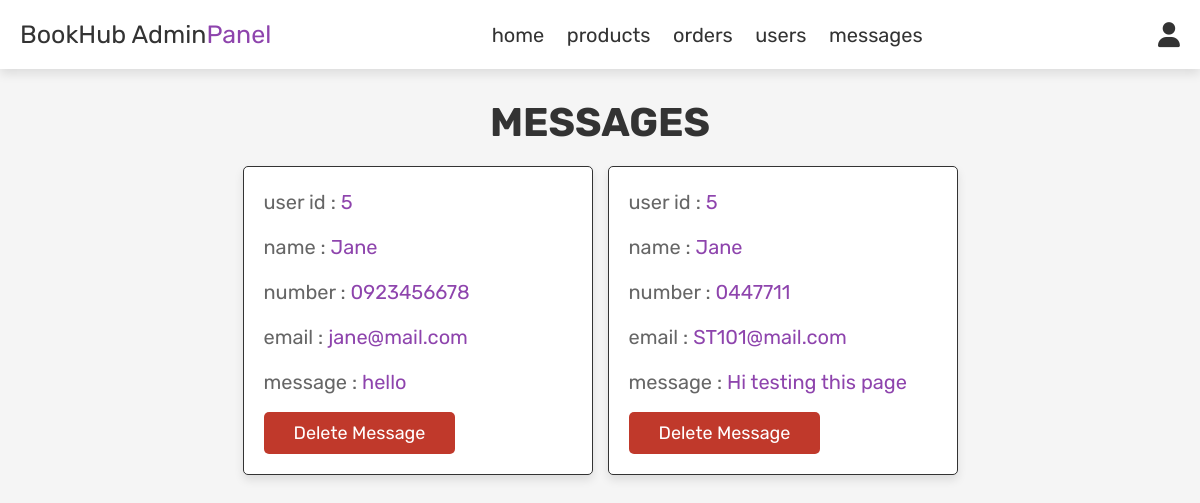
Screenshot of /admin/admin_contacts.php (signed in) with the database file from the repository.
### tables this page shows
CREATE TABLE `message` (
  `id` int(100) NOT NULL,
  `user_id` int(100) NOT NULL,
  `name` varchar(100) NOT NULL,
  `email` varchar(100) NOT NULL,
  `number` varchar(12) NOT NULL,
  `message` varchar(500) NOT NULL
);

### admin/admin_contacts.php (the view, shortened to what this page needs)
<?php
include '../DBConn.php';
?>
<!DOCTYPE html>
<html lang="en">
<head>
   <link rel="stylesheet" href="https://cdnjs.cloudflare.com/ajax/libs/font-awesome/6.0.0/css/all.min.css">
   <link rel="stylesheet" href="css/admin_style.css">
</head>
<body>
<?php include 'admin_header.php'; ?>
<section class="messages">
   <h1 class="title"> messages </h1>
   <div class="box-container">
   <?php
      $select_message = mysqli_query($conn, "SELECT * FROM `message`") or die('query failed');
      if(mysqli_num_rows($select_message) > 0){
         while($fetch_message = mysqli_fetch_assoc($select_message)){
   ?>
   <div class="box">
      <p> user id : <span><?php echo $fetch_message['user_id']; ?></span> </p>
      <p> name : <span><?php echo $fetch_message['name']; ?></span> </p>
      <p> number : <span><?php echo $fetch_message['number']; ?></span> </p>
      <p> email : <span><?php echo $fetch_message['email']; ?></span> </p>
      <p> message : <span><?php echo $fetch_message['message']; ?></span> </p>
      <a href="admin_contacts.php?delete=<?php echo $fetch_message['id']; ?>" onclick="return confirm('delete this message?');" class="delete-btn">delete message</a>
   </div>
   <?php
      };
   }else{
      echo '<p class="empty">you have no messages!</p>';
   }
   ?>
   </div>
</section>
</body>
</html>

### admin/css/admin_style.css (style rules this page uses)
:root { --purple:#8e44ad; --red:#c0392b; --orange:#f39c12; --black:#333; --white:#fff; --light-color:#666; --light-white:#ccc; --light-bg:#f5f5f5; --border:.1rem solid var(--black); --box-shadow:0 .5rem 1rem rgba(0,0,0,.1); }
* { font-family: 'Rubik', sans-serif; margin:0; padding:0; box-sizing: border-box; outline: none; border:none; text-decoration: none; transition:all .2s linear; }
html { font-size: 62.5%; overflow-x: hidden; }
body { background-color: var(--light-bg); }
section { padding:3rem 2rem; }
.title { text-align: center; margin-bottom: 2rem; text-transform: uppercase; color:var(--black); font-size: 4rem; }
.btn, .option-btn, .delete-btn, .white-btn { display: inline-block; margin-top: 1rem; padding:1rem 3rem; cursor: pointer; color:var(--white); font-size: 1.8rem; border-radius: .5rem; text-transform: capitalize; }
.delete-btn { background-color: var(--red); }
.messages .box-container { display: grid; grid-template-columns: repeat(auto-fit, 35rem); justify-content: center; gap:1.5rem; max-width: 1200px; margin:0 auto; align-items: flex-start; }
.messages .box-container .box { background-color: var(--white); padding:2rem; border:var(--border); box-shadow: var(--box-shadow); border-radius: .5rem; }
.messages .box-container .box p { padding-bottom: 1.5rem; font-size: 2rem; color:var(--light-color); line-height: 1.5; }
.messages .box-container .box p span { color:var(--purple); }
.messages .box-container .box .delete-btn { margin-top: 0; }

### rows the page displays
message: user "5", name "Jane", number "0923456678", email "jane@mail.com", message "hello"
message: user "5", name "Jane", number "0447711", email "ST101@mail.com", message "Hi testing this page"
